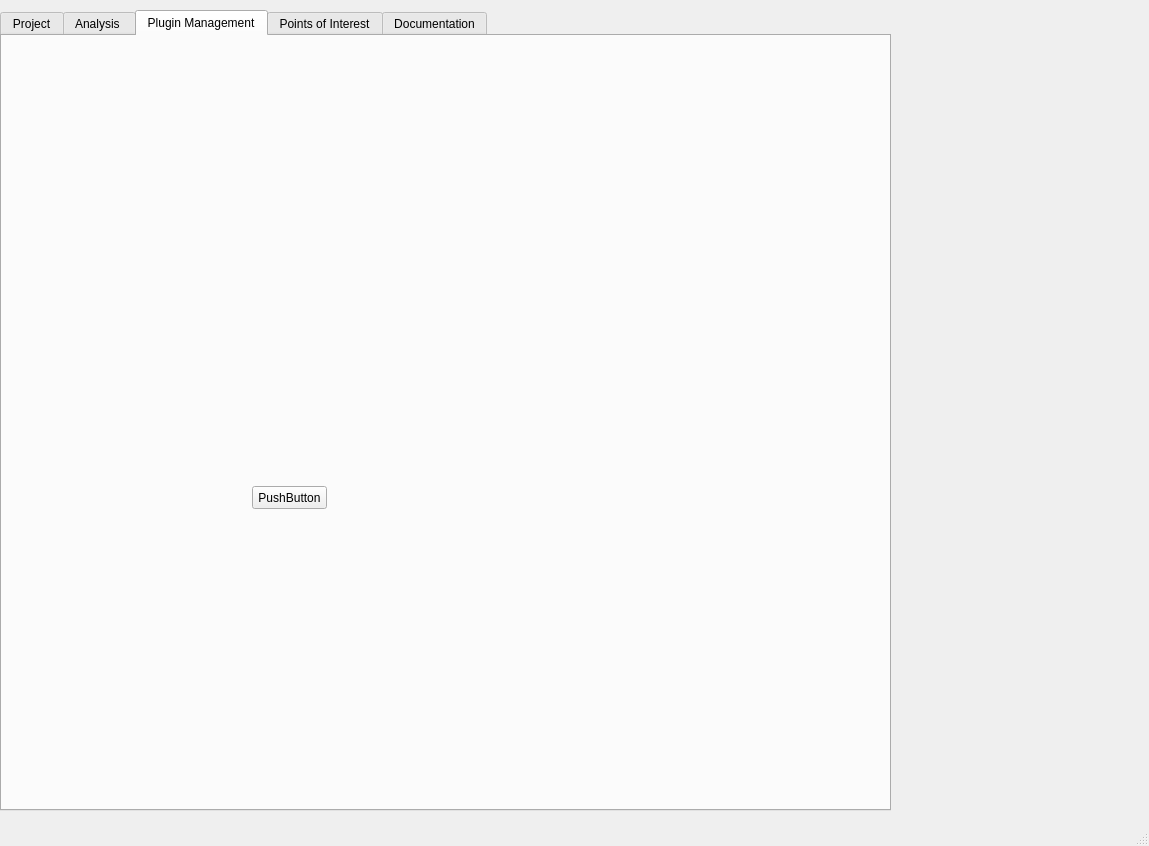
<?xml version="1.0" encoding="UTF-8"?>
<ui version="4.0">
 <class>MainWindow</class>
 <widget class="QMainWindow" name="MainWindow">
  <property name="geometry">
   <rect>
    <x>0</x>
    <y>0</y>
    <width>1149</width>
    <height>846</height>
   </rect>
  </property>
  <property name="windowTitle">
   <string>MainWindow</string>
  </property>
  <property name="toolButtonStyle">
   <enum>Qt::ToolButtonIconOnly</enum>
  </property>
  <property name="tabShape">
   <enum>QTabWidget::Rounded</enum>
  </property>
  <widget class="QWidget" name="centralwidget">
   <widget class="QTabWidget" name="tabWidget">
    <property name="enabled">
     <bool>true</bool>
    </property>
    <property name="geometry">
     <rect>
      <x>0</x>
      <y>10</y>
      <width>891</width>
      <height>801</height>
     </rect>
    </property>
    <property name="sizePolicy">
     <sizepolicy hsizetype="Expanding" vsizetype="Expanding">
      <horstretch>10</horstretch>
      <verstretch>0</verstretch>
     </sizepolicy>
    </property>
    <property name="currentIndex">
     <number>2</number>
    </property>
    <widget class="QWidget" name="projectTab">
     <attribute name="title">
      <string>Project</string>
     </attribute>
     <widget class="QPushButton" name="pushButton">
      <property name="geometry">
       <rect>
        <x>110</x>
        <y>440</y>
        <width>75</width>
        <height>23</height>
       </rect>
      </property>
      <property name="text">
       <string>PushButton</string>
      </property>
     </widget>
     <widget class="QLabel" name="label">
      <property name="geometry">
       <rect>
        <x>20</x>
        <y>40</y>
        <width>47</width>
        <height>14</height>
       </rect>
      </property>
      <property name="text">
       <string>TextLabel</string>
      </property>
     </widget>
     <widget class="QLineEdit" name="lineEdit">
      <property name="geometry">
       <rect>
        <x>10</x>
        <y>60</y>
        <width>113</width>
        <height>20</height>
       </rect>
      </property>
     </widget>
     <widget class="QLabel" name="label_2">
      <property name="geometry">
       <rect>
        <x>60</x>
        <y>120</y>
        <width>47</width>
        <height>14</height>
       </rect>
      </property>
      <property name="text">
       <string>TextLabel</string>
      </property>
     </widget>
     <widget class="QLabel" name="label_3">
      <property name="geometry">
       <rect>
        <x>50</x>
        <y>170</y>
        <width>47</width>
        <height>14</height>
       </rect>
      </property>
      <property name="text">
       <string>TextLabel</string>
      </property>
     </widget>
     <widget class="QLabel" name="label_4">
      <property name="geometry">
       <rect>
        <x>40</x>
        <y>230</y>
        <width>47</width>
        <height>14</height>
       </rect>
      </property>
      <property name="text">
       <string>TextLabel</string>
      </property>
     </widget>
    </widget>
    <widget class="QWidget" name="analysisTab">
     <attribute name="title">
      <string>Analysis </string>
     </attribute>
     <widget class="QPushButton" name="pushButton_2">
      <property name="geometry">
       <rect>
        <x>210</x>
        <y>480</y>
        <width>75</width>
        <height>23</height>
       </rect>
      </property>
      <property name="text">
       <string>PushButton</string>
      </property>
     </widget>
    </widget>
    <widget class="QWidget" name="pluginTab">
     <attribute name="title">
      <string>Plugin Management</string>
     </attribute>
     <widget class="QPushButton" name="pushButton_3">
      <property name="geometry">
       <rect>
        <x>250</x>
        <y>450</y>
        <width>75</width>
        <height>23</height>
       </rect>
      </property>
      <property name="text">
       <string>PushButton</string>
      </property>
     </widget>
    </widget>
    <widget class="QWidget" name="PoiTab">
     <attribute name="title">
      <string>Points of Interest</string>
     </attribute>
     <widget class="QPushButton" name="pushButton_4">
      <property name="geometry">
       <rect>
        <x>310</x>
        <y>430</y>
        <width>75</width>
        <height>23</height>
       </rect>
      </property>
      <property name="text">
       <string>PushButton</string>
      </property>
     </widget>
    </widget>
    <widget class="QWidget" name="documentationTab">
     <attribute name="title">
      <string>Documentation</string>
     </attribute>
     <widget class="QPushButton" name="pushButton_5">
      <property name="geometry">
       <rect>
        <x>660</x>
        <y>50</y>
        <width>75</width>
        <height>23</height>
       </rect>
      </property>
      <property name="text">
       <string>PushButton</string>
      </property>
     </widget>
    </widget>
   </widget>
  </widget>
  <widget class="QMenuBar" name="menubar">
   <property name="geometry">
    <rect>
     <x>0</x>
     <y>0</y>
     <width>1149</width>
     <height>22</height>
    </rect>
   </property>
  </widget>
  <widget class="QStatusBar" name="statusbar"/>
 </widget>
 <resources/>
 <connections/>
</ui>
